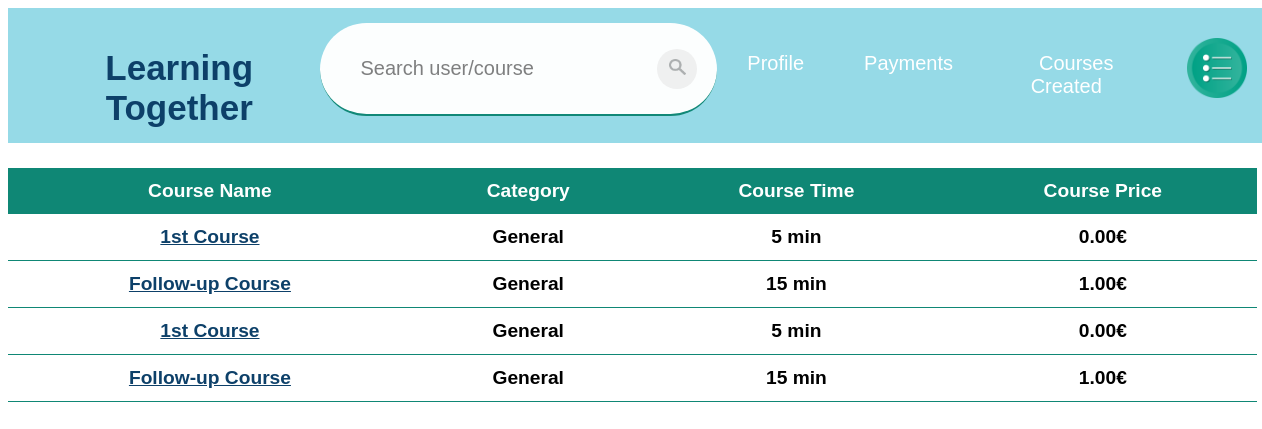
/coursesEnrolled (signed in), run on the app's committed database.
### app/models.py (models this page shows, shortened)
class CoursesEnrolled(models.Model):
    privateId = models.ForeignKey(Private, on_delete=models.CASCADE)
    courseId = models.ForeignKey(Course, on_delete=models.CASCADE)
    paymentMethod = models.ForeignKey(PaymentDetails, on_delete=models.PROTECT, null=True)

class Course(models.Model):
    categoryId = models.ForeignKey(Category, on_delete=models.PROTECT)
    name = models.CharField(max_length=100)
    averageMasterTime = models.SmallIntegerField()
    price = models.DecimalField(max_digits=6, decimal_places=2)
    description = models.CharField(max_length=200, blank=True)
    link = models.CharField(max_length=200, default="")

class Category(models.Model):
    category = models.CharField(max_length=50)

### app/views.py (the view)
# urls.py: path('coursesEnrolled',views.coursesEnrolled,name="coursesEnrolled"),
def coursesEnrolled(request):
    if request.user.is_authenticated:
        profile = models.Profile.objects.filter(userId__exact=request.user.id)
        private = models.Private.objects.filter(profileId__exact=profile[0].id)
        coursesEnrolled = models.CoursesEnrolled.objects.filter(
            privateId__exact=private[0].id)
        return render(request, "app/coursesEnrolled.html", {'coursesEnrolled': coursesEnrolled, 'thisUser': True, 'userId': request.user.id, 'showOptions': True})
    return redirect('home')

### templates/app/coursesEnrolled.html (shortened to what this page needs)
{% extends 'app/base.html' %}
{% block content %}
{% include 'app/navBar.html' with thisUser=thisUser userId=userId showOptions=showOptions %}
{% if not coursesEnrolled %}
    <h2 style="color:rgba(0, 0, 0, 0.623); margin-left: 10px;" >You are not enrolled in any course! Try to search some!</h2>
{% else %}
    <table class="table">
        <thead>
            <th>Course Name</th>
            <th>Category</th>
            <th>Course Time</th>
            <th>Course Price</th>
        </thead>
        {% for courseEnrolled in coursesEnrolled %}
        <tbody>
            <th><a class="pretty" href="../course/{{ courseEnrolled.courseId.id }}">{{ courseEnrolled.courseId.name }}</a></th>
            <th>{{ courseEnrolled.courseId.categoryId.category }}</th>
            <th>{{ courseEnrolled.courseId.averageMasterTime }} min</th>
            <th>{{ courseEnrolled.courseId.price }}€</th>
        </tbody>
        {% endfor %}
    </table>
{% endif %}
{% endblock %}

### static/test.css (style rules this page uses)
body { background-color: rgb(255, 255, 255); font-family: sans-serif; }

### templates/app/coursesEnrolled.html (style rules this page uses)
.pretty { font-weight: bolder; color: rgb(13, 64, 105); }
.table { border-collapse: collapse; margin: 25px 0; font-size: 1.2em; min-width: 99vw; }
.table th, .table th { padding: 12px; }

### templates/app/searchBar.html (style rules this page uses)
::placeholder { color:rgba(0, 0, 0, 0.514); }

### data on the page
CoursesEnrolled: courseId.name "1st Course", courseId.categoryId.category "General", courseId.averageMasterTime "5", courseId.price "0.00"
CoursesEnrolled: courseId.name "Follow-up Course", courseId.categoryId.category "General", courseId.averageMasterTime "15", courseId.price "1.00"
CoursesEnrolled: courseId.name "1st Course", courseId.categoryId.category "General", courseId.averageMasterTime "5", courseId.price "0.00"
CoursesEnrolled: courseId.name "Follow-up Course", courseId.categoryId.category "General", courseId.averageMasterTime "15", courseId.price "1.00"
